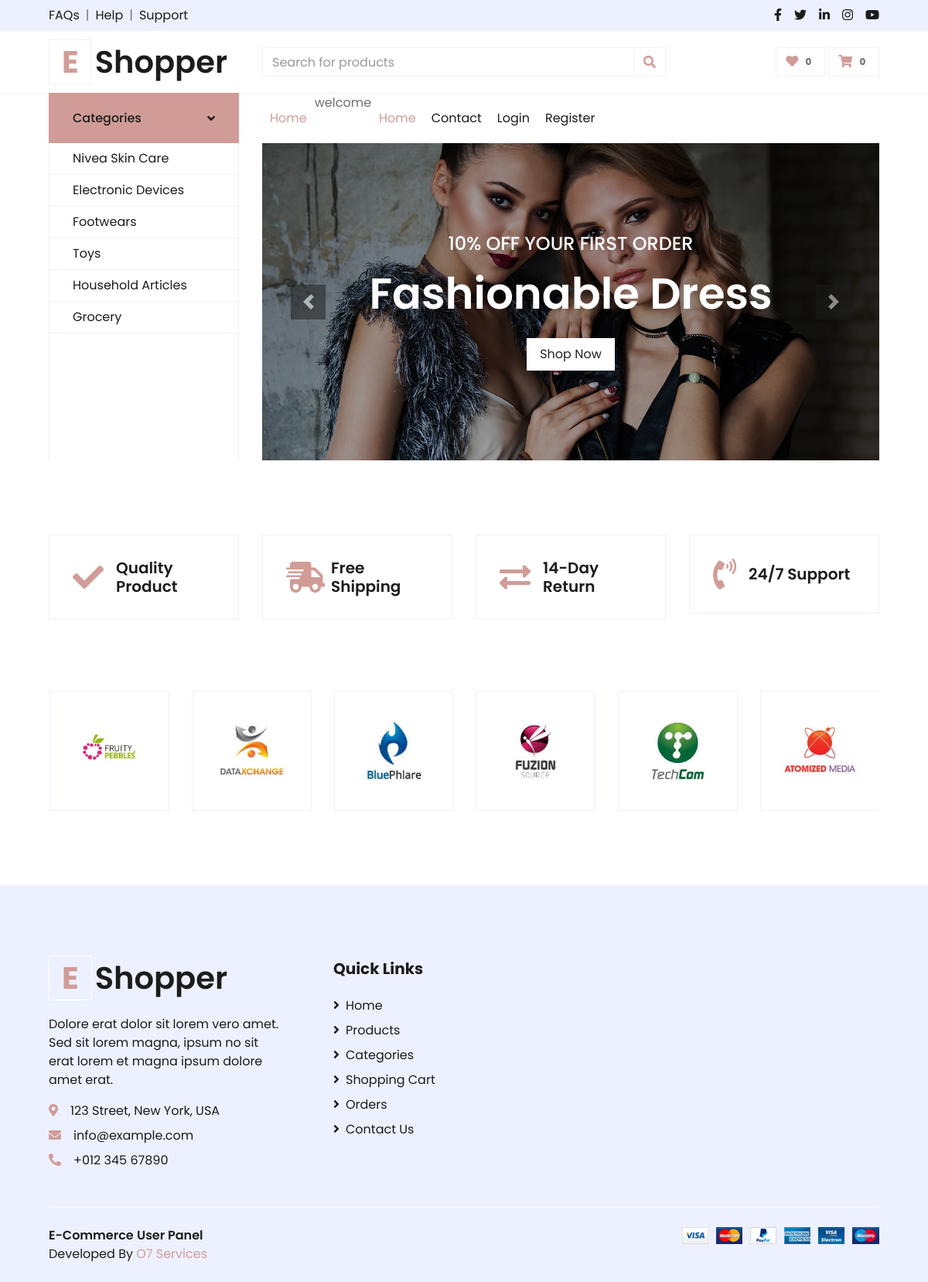
Screenshot of /Userside/index with the database file from the repository.
### Adminside/models.py (models this page shows, shortened)
class Category(models.Model):
    category_name = models.CharField(max_length=255)
    category_image = models.ImageField(upload_to="categories", default="")

### Userside/views.py (the view)
# urls.py: path("index",views.index,name="index"),
def index(request):
    categories_data = Category.objects.all()[:6]
    trendy_products = Product.objects.filter(is_teends_or_just_arived=True)[:8]
    just_arrive_products = Product.objects.filter(is_teends_or_just_arived=False)[:8]
    return render(request,"Userside/index.html",{"categories_data":categories_data,"trendy_products":trendy_products,"just_arrive_products":just_arrive_products})

### Userside/templates/Userside/index.html (shortened to what this page needs)
<!DOCTYPE html>
{% load static %}
<html lang="en">
<head>
    <link href="https://cdnjs.cloudflare.com/ajax/libs/font-awesome/5.10.0/css/all.min.css" rel="stylesheet">
    <link href="{% static 'Userside/lib/owlcarousel/assets/owl.carousel.min.css' %}" rel="stylesheet">
    <link href="{% static 'Userside/css/style.css' %}" rel="stylesheet">
</head>
<body>
    <div class="container-fluid">
        <div class="row bg-secondary py-2 px-xl-5">
            <div class="col-lg-6 d-none d-lg-block">
                <div class="d-inline-flex align-items-center">
                    <a class="text-dark" href="">FAQs</a>
                    <span class="text-muted px-2">|</span>
                    <a class="text-dark" href="">Help</a>
                    <span class="text-muted px-2">|</span>
                    <a class="text-dark" href="">Support</a>
                </div>
            </div>
            <div class="col-lg-6 text-center text-lg-right">
                <div class="d-inline-flex align-items-center">
                    <a class="text-dark px-2" href="">
                        <i class="fab fa-facebook-f"></i>
                    </a>
                    <a class="text-dark px-2" href="">
                        <i class="fab fa-twitter"></i>
                    </a>
                    <a class="text-dark px-2" href="">
                        <i class="fab fa-linkedin-in"></i>
                    </a>
                    <a class="text-dark px-2" href="">
                        <i class="fab fa-instagram"></i>
                    </a>
                    <a class="text-dark pl-2" href="">
                        <i class="fab fa-youtube"></i>
                    </a>
                </div>
            </div>
        </div>
        <div class="row align-items-center py-3 px-xl-5">
            <div class="col-lg-3 d-none d-lg-block">
                <a href="" class="text-decoration-none">
                    <h1 class="m-0 display-5 font-weight-semi-bold"><span class="text-primary font-weight-bold border px-3 mr-1">E</span>Shopper</h1>
                </a>
            </div>
            <div class="col-lg-6 col-6 text-left">
                <form action="">
                    <div class="input-group">
                        <input type="text" class="form-control" placeholder="Search for products">
                        <div class="input-group-append">
                            <span class="input-group-text bg-transparent text-primary">
                                <i class="fa fa-search"></i>
                            </span>
                        </div>
                    </div>
                </form>
            </div>
            <div class="col-lg-3 col-6 text-right">
                <a href="" class="btn border">
                    <i class="fas fa-heart text-primary"></i>
                    <span class="badge">0</span>
                </a>
                <a href="" class="btn border">
                    <i class="fas fa-shopping-cart text-primary"></i>
                    <span class="badge">0</span>
                </a>
            </div>
        </div>
    </div>
    <div class="container-fluid mb-5">
        <div class="row border-top px-xl-5">
            <div class="col-lg-3 d-none d-lg-block">
                <a class="btn shadow-none d-flex align-items-center justify-content-between bg-primary text-white w-100" data-toggle="collapse" href="#navbar-vertical" style="height: 65px; margin-top: -1px; padding: 0 30px;">
                    <h6 class="m-0">Categories</h6>
                    <i class="fa fa-angle-down text-dark"></i>
                </a>
                <nav class="collapse show navbar navbar-vertical navbar-light align-items-start p-0 border border-top-0 border-bottom-0" id="navbar-vertical">
                    <div class="navbar-nav w-100 overflow-hidden" style="height: 410px">
                        {% for i in categories_data %}
                        <a href="" class="nav-item nav-link">{{i.category_name}}</a>
                        {% endfor %}
                        </div>
                </nav>
            </div>
            <div class="col-lg-9">
                <nav class="navbar navbar-expand-lg bg-light navbar-light py-3 py-lg-0 px-0">
                    <div class="collapse navbar-collapse justify-content-between" id="navbarCollapse">
                        <div class="navbar-nav mr-auto py-0">
                            <a href="{% url 'user-dashboard' %}" class="nav-item nav-link active">Home</a>
                            {% if request.user.is_authenticated %}
                            <a href="shop.html" class="nav-item nav-link">Products</a>
                            <a href="detail.html" class="nav-item nav-link">Categories</a>
                            <div class="nav-item dropdown">
                                <a href="#" class="nav-link dropdown-toggle" data-toggle="dropdown">Account</a>
                                <div class="dropdown-menu rounded-0 m-0">
                                    <a href="cart.html" class="dropdown-item">Shopping Cart</a>
                                    <a href="checkout.html" class="dropdown-item">Orders</a>
                                </div>
                            </div>
                            <a href="contact.html" class="nav-item nav-link">Contact</a>
                        </div>
                        <div class="navbar-nav ml-auto py-0">
                            <a href="{% url 'user-login' %}" class="nav-item nav-link">Login</a>
                            <a href="{% url 'user-register' %}" class="nav-item nav-link">Register</a>
                        </div>
                    </div>
                    {% else %}
                    welcome
                     <a href="{% url 'user-dashboard' %}" class="nav-item nav-link active">Home</a>
                    <a href="contact.html" class="nav-item nav-link">Contact</a>
                    <a href="{% url 'user-login' %}" class="nav-item nav-link">Login</a>
                    <a href="{% url 'user-register' %}" class="nav-item nav-link">Register</a>
                </div>
                {% endif %}
                </nav>
                <div id="header-carousel" class="carousel slide" data-ride="carousel">
                    <div class="carousel-inner">
                        <div class="carousel-item active" style="height: 410px;">
                            <img class="img-fluid" src="{% static 'Userside/img/carousel-1.jpg' %}" alt="Image">
                            <div class="carousel-caption d-flex flex-column align-items-center justify-content-center">
                                <div class="p-3" style="max-width: 700px;">
                                    <h4 class="text-light text-uppercase font-weight-medium mb-3">10% Off Your First Order</h4>
                                    <h3 class="display-4 text-white font-weight-semi-bold mb-4">Fashionable Dress</h3>
                                    <a href="" class="btn btn-light py-2 px-3">Shop Now</a>
                                </div>
                            </div>
                        </div>
                    </div>
                    <a class="carousel-control-prev" href="#header-carousel" data-slide="prev">
                        <div class="btn btn-dark" style="width: 45px; height: 45px;">
                            <span class="carousel-control-prev-icon mb-n2"></span>
                        </div>
                    </a>
                    <a class="carousel-control-next" href="#header-carousel" data-slide="next">
                        <div class="btn btn-dark" style="width: 45px; height: 45px;">
                            <span class="carousel-control-next-icon mb-n2"></span>
                        </div>
                    </a>
                </div>
            </div>
        </div>
    </div>
    <div class="container-fluid pt-5">
        <div class="row px-xl-5 pb-3">
            <div class="col-lg-3 col-md-6 col-sm-12 pb-1">
                <div class="d-flex align-items-center border mb-4" style="padding: 30px;">
                    <h1 class="fa fa-check text-primary m-0 mr-3"></h1>
                    <h5 class="font-weight-semi-bold m-0">Quality Product</h5>
                </div>
            </div>
            <div class="col-lg-3 col-md-6 col-sm-12 pb-1">
                <div class="d-flex align-items-center border mb-4" style="padding: 30px;">
                    <h1 class="fa fa-shipping-fast text-primary m-0 mr-2"></h1>
                    <h5 class="font-weight-semi-bold m-0">Free Shipping</h5>
                </div>
            </div>
            <div class="col-lg-3 col-md-6 col-sm-12 pb-1">
                <div class="d-flex align-items-center border mb-4" style="padding: 30px;">
                    <h1 class="fas fa-exchange-alt text-primary m-0 mr-3"></h1>
                    <h5 class="font-weight-semi-bold m-0">14-Day Return</h5>
                </div>
            </div>
            <div class="col-lg-3 col-md-6 col-sm-12 pb-1">
                <div class="d-flex align-items-center border mb-4" style="padding: 30px;">
                    <h1 class="fa fa-phone-volume text-primary m-0 mr-3"></h1>
                    <h5 class="font-weight-semi-bold m-0">24/7 Support</h5>
                </div>
            </div>
        </div>
    </div>
    <div class="container-fluid py-5">
        <div class="row px-xl-5">
            <div class="col">
                <div class="owl-carousel vendor-carousel">
                    <div class="vendor-item border p-4">
                        <img src="{% static 'Userside/img/vendor-1.jpg' %}" alt="">
                    </div>
                    <div class="vendor-item border p-4">
                        <img src="{% static 'Userside/img/vendor-2.jpg' %}" alt="">
                    </div>
                    <div class="vendor-item border p-4">
                        <img src="{% static 'Userside/img/vendor-3.jpg' %}" alt="">
                    </div>
                    <div class="vendor-item border p-4">
                        <img src="{% static 'Userside/img/vendor-4.jpg' %}" alt="">
                    </div>
                    <div class="vendor-item border p-4">
                        <img src="{% static 'Userside/img/vendor-5.jpg' %}" alt="">
                    </div>
                    <div class="vendor-item border p-4">
                        <img src="{% static 'Userside/img/vendor-6.jpg' %}" alt="">
                    </div>
                </div>
            </div>
        </div>
    </div>
    <div class="container-fluid bg-secondary text-dark mt-5 pt-5">
        <div class="row px-xl-5 pt-5">
            <div class="col-lg-4 col-md-12 mb-5 pr-3 pr-xl-5">
                <a href="" class="text-decoration-none">
                    <h1 class="mb-4 display-5 font-weight-semi-bold"><span class="text-primary font-weight-bold border border-white px-3 mr-1">E</span>Shopper</h1>
                </a>
                <p>Dolore erat dolor sit lorem vero amet. Sed sit lorem magna, ipsum no sit erat lorem et magna ipsum dolore amet erat.</p>
                <p class="mb-2"><i class="fa fa-map-marker-alt text-primary mr-3"></i>123 Street, New York, USA</p>
                <p class="mb-2"><i class="fa fa-envelope text-primary mr-3"></i>info@example.com</p>
                <p class="mb-0"><i class="fa fa-phone-alt text-primary mr-3"></i>+012 345 67890</p>
            </div>
            <div class="col-lg-8 col-md-12">
                <div class="row">
                    <div class="col-md-5 mb-5">
                        <h5 class="font-weight-bold text-dark mb-4">Quick Links</h5>
                        <div class="d-flex flex-column justify-content-start">
                            <a class="text-dark mb-2" href="index.html"><i class="fa fa-angle-right mr-2"></i>Home</a>
                            <a class="text-dark mb-2" href="shop.html"><i class="fa fa-angle-right mr-2"></i>Products</a>
                            <a class="text-dark mb-2" href="detail.html"><i class="fa fa-angle-right mr-2"></i>Categories</a>
                            <a class="text-dark mb-2" href="cart.html"><i class="fa fa-angle-right mr-2"></i>Shopping Cart</a>
                            <a class="text-dark mb-2" href="checkout.html"><i class="fa fa-angle-right mr-2"></i>Orders</a>
                            <a class="text-dark" href="contact.html"><i class="fa fa-angle-right mr-2"></i>Contact Us</a>
                        </div>
                    </div>
                </div>
            </div>
        </div>
        <div class="row border-top border-light mx-xl-5 py-4">
            <div class="col-md-6 px-xl-0">
                <p class="mb-md-0 text-center text-md-left text-dark">
                    <a class="text-dark font-weight-semi-bold" href="#">E-Commerce</a>
                    <a class="text-dark font-weight-semi-bold" href="#">User Panel</a><br>
                    Developed By <a href="https://o7services.com" target="_blank">O7 Services</a>
                </p>
            </div>
            <div class="col-md-6 px-xl-0 text-center text-md-right">
                <img class="img-fluid" src="{% static 'Userside/img/payments.png' %}" alt="">
            </div>
        </div>
    </div>
</body>
</html>

### rows the page displays
Category: category_name "Nivea Skin Care"
Category: category_name "Electronic Devices"
Category: category_name "Footwears"
Category: category_name "Toys"
Category: category_name "Household Articles"
Category: category_name "Grocery"
